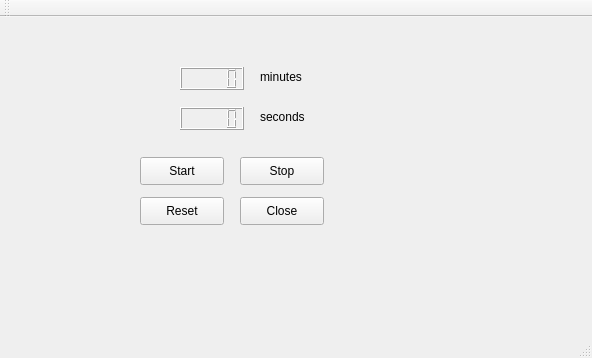
<?xml version="1.0" encoding="UTF-8"?>
<ui version="4.0">
 <class>MainWindow</class>
 <widget class="QMainWindow" name="MainWindow">
  <property name="geometry">
   <rect>
    <x>0</x>
    <y>0</y>
    <width>592</width>
    <height>358</height>
   </rect>
  </property>
  <property name="windowTitle">
   <string>MainWindow</string>
  </property>
  <widget class="QWidget" name="centralWidget">
   <widget class="QLCDNumber" name="lcdNumberMin">
    <property name="geometry">
     <rect>
      <x>180</x>
      <y>50</y>
      <width>64</width>
      <height>23</height>
     </rect>
    </property>
   </widget>
   <widget class="QLCDNumber" name="lcdNumberSec">
    <property name="geometry">
     <rect>
      <x>180</x>
      <y>90</y>
      <width>64</width>
      <height>23</height>
     </rect>
    </property>
   </widget>
   <widget class="QLabel" name="label">
    <property name="geometry">
     <rect>
      <x>260</x>
      <y>50</y>
      <width>63</width>
      <height>20</height>
     </rect>
    </property>
    <property name="text">
     <string>minutes</string>
    </property>
   </widget>
   <widget class="QLabel" name="label_2">
    <property name="geometry">
     <rect>
      <x>260</x>
      <y>90</y>
      <width>63</width>
      <height>20</height>
     </rect>
    </property>
    <property name="text">
     <string>seconds</string>
    </property>
   </widget>
   <widget class="QPushButton" name="startButton">
    <property name="geometry">
     <rect>
      <x>140</x>
      <y>140</y>
      <width>84</width>
      <height>28</height>
     </rect>
    </property>
    <property name="text">
     <string>Start</string>
    </property>
   </widget>
   <widget class="QPushButton" name="stopButton">
    <property name="geometry">
     <rect>
      <x>240</x>
      <y>140</y>
      <width>84</width>
      <height>28</height>
     </rect>
    </property>
    <property name="text">
     <string>Stop</string>
    </property>
   </widget>
   <widget class="QPushButton" name="resetButton">
    <property name="geometry">
     <rect>
      <x>140</x>
      <y>180</y>
      <width>84</width>
      <height>28</height>
     </rect>
    </property>
    <property name="text">
     <string>Reset</string>
    </property>
   </widget>
   <widget class="QPushButton" name="closeButton">
    <property name="geometry">
     <rect>
      <x>240</x>
      <y>180</y>
      <width>84</width>
      <height>28</height>
     </rect>
    </property>
    <property name="text">
     <string>Close</string>
    </property>
   </widget>
  </widget>
  <widget class="QMenuBar" name="menuBar">
   <property name="geometry">
    <rect>
     <x>0</x>
     <y>0</y>
     <width>592</width>
     <height>25</height>
    </rect>
   </property>
  </widget>
  <widget class="QToolBar" name="mainToolBar">
   <attribute name="toolBarArea">
    <enum>TopToolBarArea</enum>
   </attribute>
   <attribute name="toolBarBreak">
    <bool>false</bool>
   </attribute>
  </widget>
  <widget class="QStatusBar" name="statusBar"/>
 </widget>
 <layoutdefault spacing="6" margin="11"/>
 <resources/>
 <connections>
  <connection>
   <sender>closeButton</sender>
   <signal>clicked()</signal>
   <receiver>MainWindow</receiver>
   <slot>close()</slot>
   <hints>
    <hint type="sourcelabel">
     <x>281</x>
     <y>235</y>
    </hint>
    <hint type="destinationlabel">
     <x>295</x>
     <y>178</y>
    </hint>
   </hints>
  </connection>
 </connections>
</ui>
